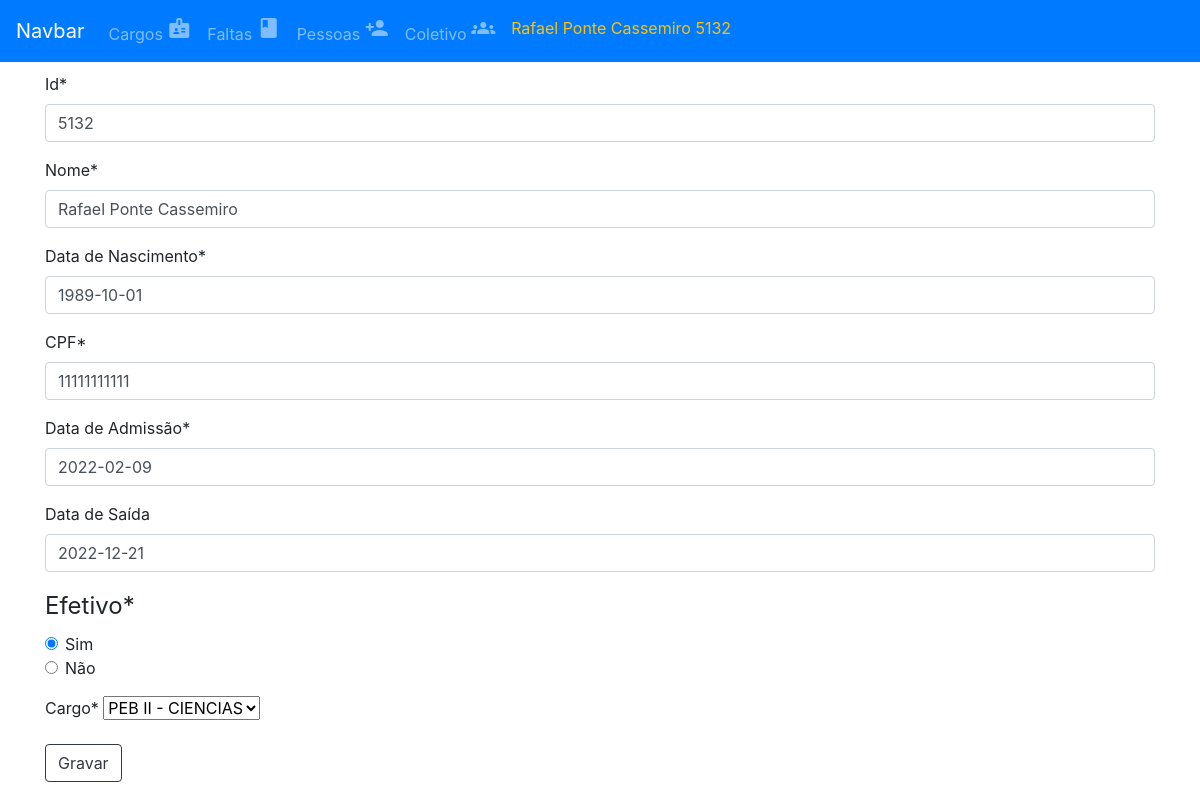
Page /pessoas/5132 on the earlier database version.
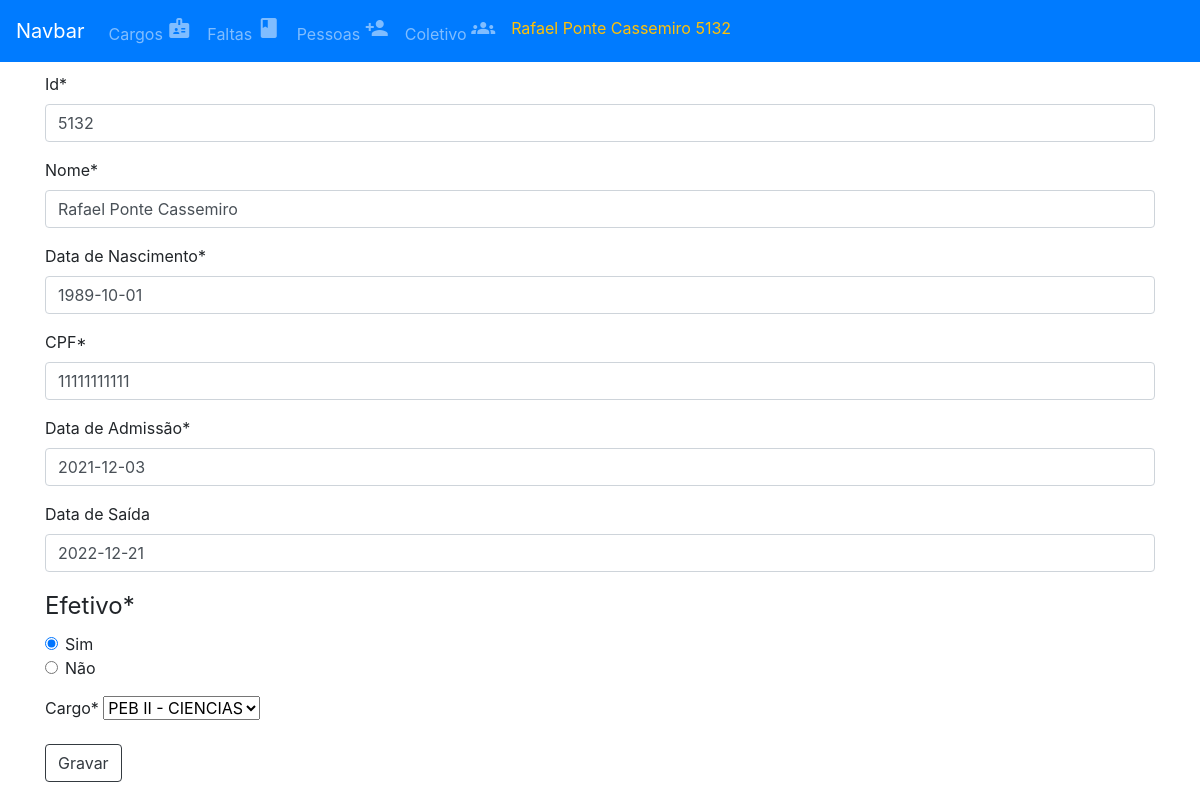
Same page on the later database version.
### app_pessoa/models.py (models this page shows)
class Pessoas(models.Model):
    EFETIVO =  (
     (True,'Sim'),
     (False,'Não')
    )
    id = models.CharField(max_length=6, primary_key=True)
    nome = models.CharField(max_length=150)
    dt_nasc = models.DateField(default='1991-01-01')
    cpf = models.CharField(max_length=11, default='11111111111')
    admissao = models.DateField(default='1991-01-01')
    saida = models.DateField(null=True)
    efetivo = models.BooleanField(choices=EFETIVO, default=False)
    cargo = models.ForeignKey(Cargos, on_delete=models.CASCADE, related_name="pessoas_cargos")

### app_cargo/models.py (models this page shows)
class Cargos(models.Model):
    cargo = models.CharField(max_length=50)
    def __str__(self):
        return f'{self.cargo}'

### app_pessoa/views.py (the view)
# urls.py: path('<str:pessoa_id>', atualizar_pessoa, name="atualizarpessoa"),
def atualizar_pessoa(request, pessoa_id):
    pessoa = Pessoas.objects.get(pk=pessoa_id)
    if request.method == 'POST':
        form = formularioPessoa(request.POST, instance=pessoa)
        if form.is_valid():
            form.save()
            messages.success(request,"Pessoa atualizada!")
            return redirect('listarpessoas')
    else:
        form = formularioPessoa(instance=pessoa)
    return render(request,'cadastrar_pessoa.html',{'form':form,'pessoa':pessoa})

### app_pessoa/forms.py
class formularioPessoa(forms.ModelForm):
    cargos = Cargos.objects.all()
    id = forms.CharField(max_length=6, required=True)
    nome = forms.CharField(max_length=150, required=True)
    dt_nasc =  forms.DateField(widget=DatePickerInput(), label="Data de Nascimento")
    cpf = forms.CharField(max_length=11, required=True, label='CPF')
    efetivo = forms.ChoiceField(choices=Pessoas.EFETIVO,widget= forms.RadioSelect)
    cargo = forms.ModelChoiceField(queryset=cargos)
    admissao =  forms.DateField(widget=DatePickerInput(), label="Data de Admissão")
    saida = forms.DateField(widget=DatePickerInput(), label="Data de Saída", required=False)
    class Meta:
        model = Pessoas
        fields = ['id','nome','dt_nasc','cpf','admissao','saida','efetivo','cargo']
        widget = {
            "dt_nasc": DatePickerInput(),
            "admissao": DatePickerInput(),
            "saida": DatePickerInput()
        }

### app_pessoa/template/cadastrar_pessoa.html (shortened to what this page needs)
{% extends 'template/menu.html' %}
{% load crispy_forms_tags %}
{% load bootstrap4 %}
{% block content %}
<form method="POST">
    {{ form|crispy }}
    <div clas="form-group">
        <button class="btn btn-outline-dark">Gravar</button>
    </div>
</form>
{% endblock content %}

### template/menu.html (shortened to what this page needs)
{% load static %}
<!DOCTYPE html>
<html lang="en">
<head>
    <link rel="stylesheet" href="https://cdn.jsdelivr.net/npm/bootstrap@4.0.0/dist/css/bootstrap.min.css"
>
    <link rel="stylesheet" href="https://use.fontawesome.com/releases/v5.7.0/css/all.css"
>
</head>
<body>
    <nav class="navbar navbar-expand-lg navbar-dark bg-primary  fixed-top">
        <a class="navbar-brand" href="#">Navbar</a>
        <div class="collapse navbar-collapse" id="navbarSupportedContent">
            <ul class="navbar-nav mr-auto">
                <li class="nav-item">
                    <a class="nav-link" href="{% url 'listarcargos' %}">Cargos <span class="material-icons">
                        </span></a>
                </li>
                <li class="nav-item">
                    <a class="nav-link" href="{% url 'listarfaltas' %}">Faltas <span class="material-icons">
                        </span></a>
                </li>
                <li class="nav-item">
                    <a class="nav-link" href="{% url 'listarpessoas' %}">Pessoas <span class="material-icons">
                        </span></a>
                </li>
                <li class="nav-item">
                    <a class="nav-link" href="{% url 'coletivo' %}">Coletivo <span class="material-icons">
                        </span></a>
                </li>
                <li class="nav-item">
                    <a class="nav-link text-warning" href="{% url 'listarpessoas' %}">{{pessoa.nome}} {{pessoa.id}}</a>
                </li>
    </nav>
    <div class="container mt-5">
        {% block content %}
        {% endblock content %}
    </div>
</body>
</html>

Differences in the rows shown:
changed Pessoas "Rafael Ponte Cassemiro": admissao "2022-02-09" → "2021-12-03"
